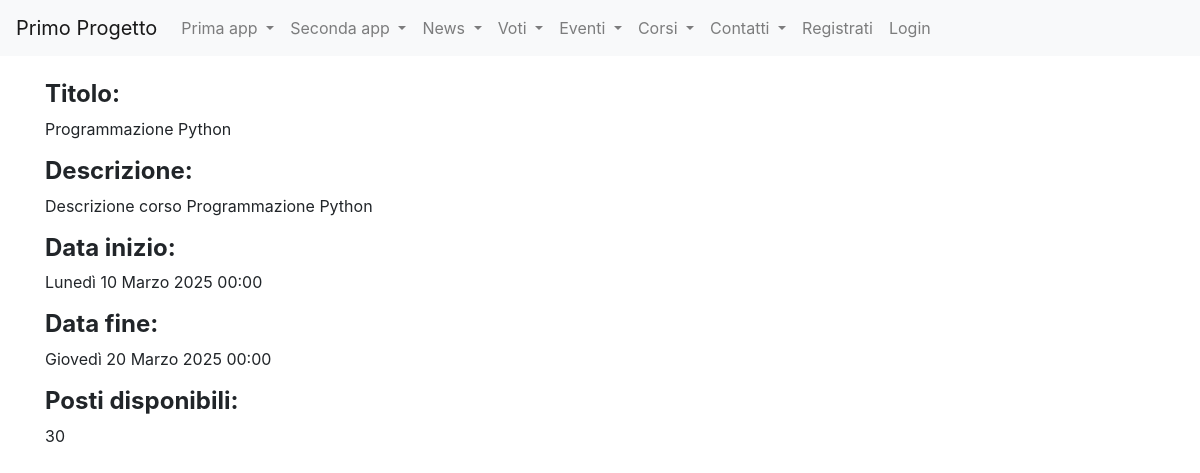
The app's page /corsi_formazione/viewB1/1 with its own data.
### corsi_formazione/models.py (models this page shows, shortened)
class Corso(models.Model):
    titolo=models.CharField(max_length=50)
    descrizione=models.TextField()
    data_inizio=models.DateTimeField(default=datetime.now())
    data_fine=models.DateTimeField(default=datetime.now())
    posti_disponibili=models.IntegerField(default=0)
    class Meta:
        verbose_name="Corso"
        verbose_name_plural="Corsi"

### corsi_formazione/views.py (the view)
# urls.py: path("viewB1/<int:pk>", viewB1.as_view(), name="viewB1"),
class viewB1(DetailView): #con l' utilizzo dela classe DetailView prendo l' id passato dalla pagina viewA.html per fare un dettaglio del corso
    model=Corso
    template_name="viewB1.html"
    def get_context_data(self, **kwargs):
        pk = self.kwargs.get('pk')
        context=super().get_context_data(**kwargs)
        context["corso"] = Corso.objects.get(id=pk)
        return context

### corsi_formazione/templates/viewB1.html (shortened to what this page needs)
{% extends "base.html" %}
{% block content %}
    <h4><strong>Titolo: </strong></h4><p>{{corso.titolo}}</p>
    <h4><strong>Descrizione: </strong></h4><p>{{corso.descrizione}}</p>
    <h4><strong>Data inizio: </strong></h4><p>{{corso.data_inizio}}</p>
    <h4><strong>Data fine: </strong></h4><p>{{corso.data_fine}}</p>
    <h4><strong>Posti disponibili: </strong></h4><p>{{corso.posti_disponibili}}</p>
{% endblock content %}

### records on screen
Corso: titolo "Programmazione Python", descrizione "Descrizione corso Programmazione Python", data_inizio "Lunedì 10 Marzo 2025 00:00", data_fine "Giovedì 20 Marzo 2025 00:00", posti_disponibili "30"
